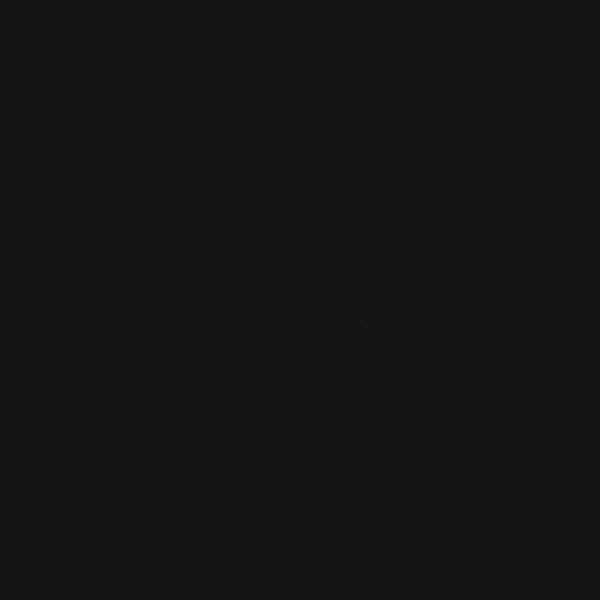
Frame 1 (no input)
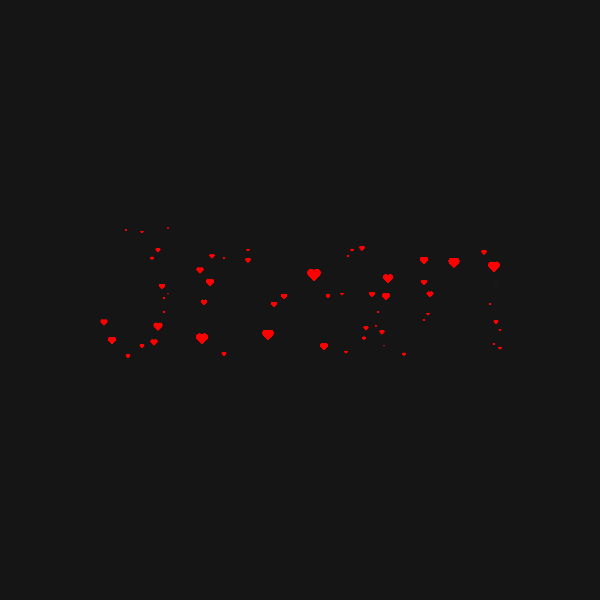
Frame 60 (no input)
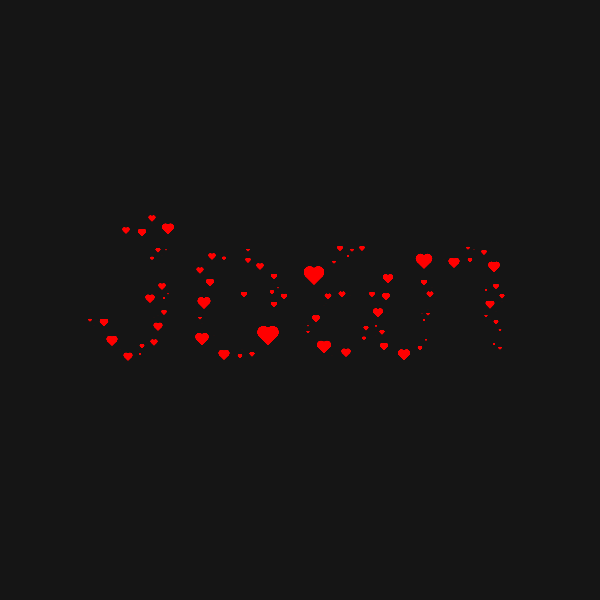
Frame 120 (the mouse pressed at the canvas centre since frame 60)

The p5.js sketch that drew these frames (run headless with seeded random() and noise() and a simulated clock; from frame 60 on, the mouse is pressed at the canvas centre):

// p5.js sketch
// ── sketch.js
let circles = [];
let points = [];
let word = "Jean";
let textGraphic = null;
let size = 2;

function setupText(x, y, word, fontSize) {
  textGraphic = createGraphics(width, height);

  textGraphic.background(0);
  textGraphic.fill(255);
  textGraphic.pixelDensity(1);
  textGraphic.textAlign(CENTER, CENTER);
  textGraphic.textSize(fontSize);
  textGraphic.text(word, x, y);
  textGraphic.loadPixels();

  return textGraphic.pixels;
}

function heart(x, y, size) {
  push();
  noStroke();
  translate(x, y - size / 2);
  rotate(radians(45));
  square(0, 0, size);
  circle(size / 2, 0, size);
  circle(0, size / 2, size);
  pop();
}

function newCircle() {
  const randomCircle = random(points);
  const { x, y } = randomCircle;
  let isValid = true;

  for (let i = 0; i < circles.length; i++) {
    const c = circles[i];
    const d = dist(x, y, c.x, c.y);

    if (d < c.r) {
      isValid = false;
      break;
    }
  }

  return isValid ? new Circle(x, y, 1) : null;
}

class Circle {
  constructor(x, y, r) {
    this.x = x;
    this.y = y;
    this.r = r;
    this.isGrowing = true;
  }

  show() {
    fill(255, 0, 0);
    heart(this.x, this.y, this.r / 1.5);

    // noFill();
    // stroke(255);
    // circle(this.x, this.y, this.r);
  }

  grow() {
    if (this.isGrowing) {
      this.r += 0.2;
    }
  }
}

function setup() {
  createCanvas(600, 600);
  pixelDensity(devicePixelRatio * 3);

  const pxs = setupText(width / 2, height / 2, word, 200);

  for (let y = size; y < width; y += size) {
    for (let x = size; x < width; x += size) {
      const index = (x + y * width) * 4;
      const r = pxs[index + 0];

      if (r > 128) {
        points.push({ x, y });
      }
    }
  }
}

function draw() {
  background(21);

  const total = 1;
  let count = 0;
  let attempts = 0;

  while (count < total) {
    const c = newCircle();
    if (c !== null) {
      circles.push(c);
      count++;
    }
    attempts++;
    if (attempts > 1000) {
      noLoop();
      break;
    }
  }

  for (let i = 0; i < circles.length; i++) {
    const c = circles[i];
    if (c.isGrowing) {
      for (let j = 0; j < circles.length; j++) {
        const oc = circles[j];
        if (i !== j) {
          const d = dist(c.x, c.y, oc.x, oc.y);
          if (d - 2 < c.r + oc.r) {
            c.isGrowing = false;
            break;
          }
        }
      }
    }
    c.grow();
    c.show();
  }
}
